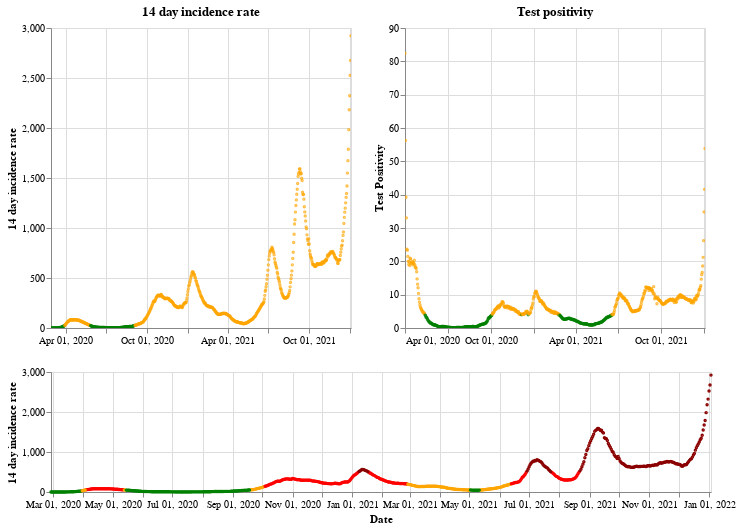

Source (notebook cell):
### Markdown cell above
## Scotland

### Code cell
plot_traffic_light('Scotland')

### Figure 1 — Vega-Lite specification as saved in the notebook (floating-point values rounded to 4 significant figures; data arrays with more than 128 entries replaced by an {"elided": "..."} marker saying what was removed)
{"config": {"view": {"continuousWidth": 400, "continuousHeight": 300}}, "vconcat": [{"hconcat": [{"mark": {"type": "point", "size": 2}, "encoding": {"color": {"condition": {"value": "green", "test": "(datum.twoWeeklyCasesRate <= 25)"}, "value": "orange"}, "tooltip": [{"type": "nominal", "field": "areaName"}, {"type": "temporal", "field": "date"}, {"type": "quantitative", "field": "twoWeeklyCasesRate"}, {"type": "quantitative", "field": "testPositivity"}], "x": {"type": "temporal", "axis": {"title": ""}, "field": "date", "scale": {"domain": {"selection": "DateBrush"}}, "timeUnit": "yearmonthdate"}, "y": {"type": "quantitative", "axis": {"title": "14 day incidence rate"}, "field": "twoWeeklyCasesRate"}}, "title": "14 day incidence rate", "width": 300}, {"mark": {"type": "point", "size": 2}, "encoding": {"color": {"condition": {"value": "green", "test": "(datum.testPositivity <= 4)"}, "value": "orange"}, "tooltip": [{"type": "nominal", "field": "areaName"}, {"type": "temporal", "field": "date"}, {"type": "quantitative", "field": "twoWeeklyCasesRate"}, {"type": "quantitative", "field": "testPositivity"}], "x": {"type": "temporal", "axis": {"title": ""}, "field": "date", "scale": {"domain": {"selection": "DateBrush"}}, "timeUnit": "yearmonthdate"}, "y": {"type": "quantitative", "axis": {"title": "Test Positivity"}, "field": "testPositivity"}}, "title": "Test positivity", "width": 300}]}, {"layer": [{"mark": {"type": "point", "size": 2}, "encoding": {"color": {"condition": {"value": "orange", "test": "(((datum.testPositivity < 4) && (datum.twoWeeklyCasesRate >= 50)) && (datum.twoWeeklyCasesRate < 200))"}, "value": "red"}, "opacity": {"condition": {"value": 1, "test": "((datum.twoWeeklyCasesRate >= 50) && (datum.twoWeeklyCasesRate < 500))"}, "value": 0}, "tooltip": [{"type": "nominal", "field": "areaName"}, {"type": "temporal", "field": "date"}, {"type": "quantitative", "field": "twoWeeklyCasesRate"}, {"type": "quantitative", "field": "testPositivity"}], "x": {"type": "temporal", "axis": {"title": "Date"}, "field": "date", "timeUnit": "yearmonthdate"}, "y": {"type": "quantitative", "axis": {"title": "14 day incidence rate"}, "field": "twoWeeklyCasesRate"}}, "selection": {"DateBrush": {"type": "interval", "encodings": ["x"], "fields": ["Time"]}}}, {"mark": {"type": "point", "size": 2}, "encoding": {"color": {"value": "darkred"}, "opacity": {"condition": {"value": 1, "test": "(datum.twoWeeklyCasesRate >= 500)"}, "value": 0}, "tooltip": [{"type": "nominal", "field": "areaName"}, {"type": "temporal", "field": "date"}, {"type": "quantitative", "field": "twoWeeklyCasesRate"}, {"type": "quantitative", "field": "testPositivity"}], "x": {"type": "temporal", "axis": {"title": "Date"}, "field": "date", "timeUnit": "yearmonthdate"}, "y": {"type": "quantitative", "axis": {"title": "14 day incidence rate"}, "field": "twoWeeklyCasesRate"}}}, {"mark": {"type": "point", "size": 2}, "encoding": {"color": {"condition": {"value": "green", "test": "((datum.testPositivity < 4) && (datum.twoWeeklyCasesRate < 50))"}, "value": "orange"}, "opacity": {"condition": {"value": 1, "test": "(datum.twoWeeklyCasesRate < 50)"}, "value": 0}, "tooltip": [{"type": "nominal", "field": "areaName"}, {"type": "temporal", "field": "date"}, {"type": "quantitative", "field": "twoWeeklyCasesRate"}, {"type": "quantitative", "field": "testPositivity"}], "x": {"type": "temporal", "axis": {"title": "Date"}, "field": "date", "timeUnit": "yearmonthdate"}, "y": {"type": "quantitative", "axis": {"title": "14 day incidence rate"}, "field": "twoWeeklyCasesRate"}}}], "height": 120, "width": 660}], "data": {"name": "data-285b2e9ed066f230a2cb9e2ce75c0679"}, "$schema": "https://vega.github.io/schema/vega-lite/v4.8.1.json", "datasets": {"data-285b2e9ed066f230a2cb9e2ce75c0679": {"elided": "676 records"}}}
